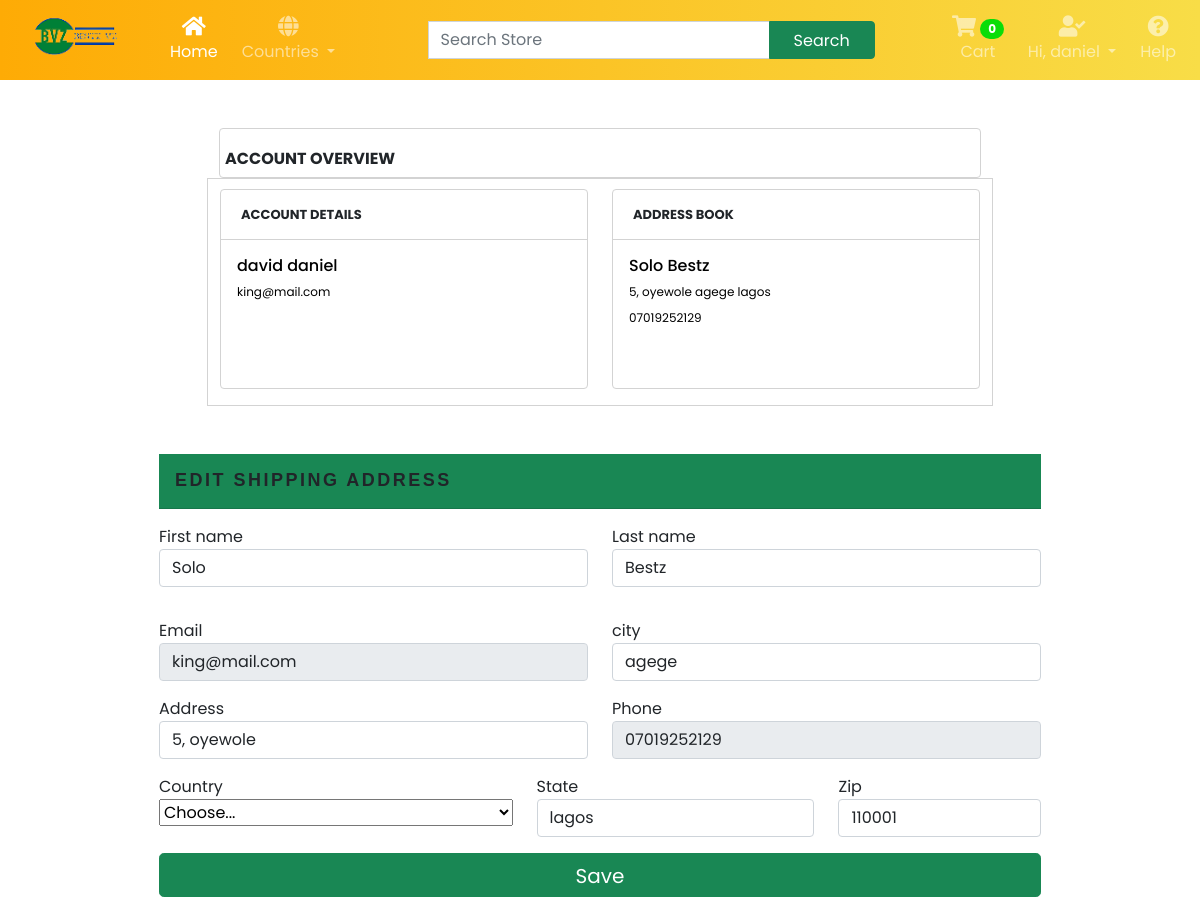
Page /account/ (signed in) on the earlier database version.
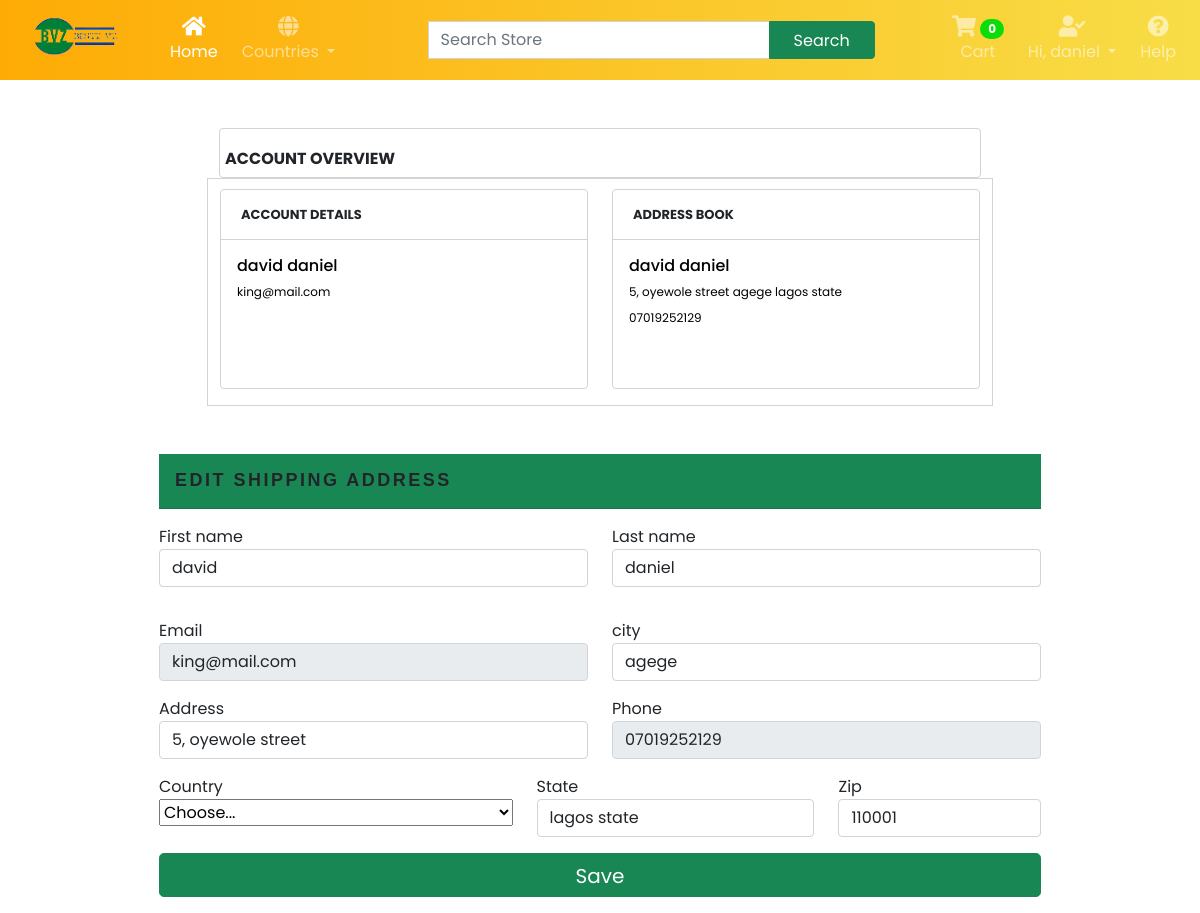
Same page on the later database version.
### account/models.py (models this page shows)
class NewUser(AbstractBaseUser, PermissionsMixin):
    STATUS = (
        ('M', 'M'),
        ('F', 'F'),
    )
    email = models.EmailField(_("Email Adress"), unique=True)
    first_name = models.CharField(max_length=150)
    last_name = models.CharField(max_length=150)
    middle_name = models.CharField(max_length=150)
    gender = models.CharField(max_length=10, choices=STATUS, null=True)
    phone_number = models.CharField(max_length=17, blank=True, null=True)
    joined_date = models.DateTimeField(default=timezone.now)
    is_staff = models.BooleanField(default = False)
    is_active = models.BooleanField(default=False)
    objects = CustomAccountManager()
    USERNAME_FIELD = "email"
    REQUIRED_FIELDS = ['first_name', 'last_name', 'middle_name', 'gender']
    def __str__(self):
        return self.last_name

### store/models.py (models this page shows, shortened)
class ShippingAddress(models.Model):
    customer = models.ForeignKey(Customer, on_delete=models.SET_NULL, null=True)
    order = models.ForeignKey(Order, on_delete=models.SET_NULL, null=True)
    first_name = models.CharField(max_length=150, null=True)
    last_name = models.CharField(max_length=150, null=True)
    address = models.CharField(max_length=200, null=False)
    city = models.CharField(max_length=200, null=False)
    state = models.CharField(max_length=200, null=False)
    country = models.CharField(max_length=200, null=True)
    zipcode = models.CharField(max_length=200, null=False)
    date_added = models.DateTimeField(auto_now_add=True)

### account/views.py (the view)
# urls.py: path("account/", views.my_account, name="my_account"),
def my_account(request):
    customer = request.user.customer
    try:
        shipping = ShippingAddress.objects.get(customer=customer)
    except:
        shipping = {}
    update_shipping_address(request, shipping)
    account = NewUser.objects.get(id = request.user.id)
    return render(request, "account/my_account.html",{"account": account, "shipping": shipping})

### account/context_processors.py (called while the page is built)
def users(request):
    if request.user.is_authenticated:
        username = NewUser.objects.get(last_name=request.user)
        last_name = username.last_name
    else:
        last_name = "Account"
        pass
    return {'last_name': last_name}

### account/views.py (called while the page is built)
def update_shipping_address(request, shipping):
    if request.method == "POST":
        firstname = request.POST.get("firstname")
        lastname = request.POST.get("lastname")
        city = request.POST.get("city")
        address = request.POST.get('address')
        country = request.POST.get("country")
        state = request.POST.get("state")
        zipcode = request.POST.get("zip")
        shipping.first_name = firstname
        shipping.last_name = lastname
        shipping.city = city
        shipping.address = address
        shipping.country = country
        shipping.state = state
        shipping.zipcode = zipcode
        shipping.save()

### store/context_processors.py (called while the page is built, shortened)
def total_cart_items(request):
    if request.user.is_authenticated:
        customer = request.user.customer
        order, created = Order.objects.get_or_create(customer=customer, complete=False)
        items = order.orderitem_set.all()
        if order:
            orderitems = OrderItem.objects.filter(order=order)
            qty = sum([item.quantity for item in orderitems])
            cart_total = sum([item.get_total for item in orderitems])
        else:
            qty = 0
            cart_total = 0
    return {'qty': qty, 'cart_total': cart_total, 'items': items}

### templates/account/my_account.html (shortened to what this page needs)
{% extends 'main.html' %}
{% load static %}
{% block content %}
<div class="d-flex justify-content-center w-100 h-100 my-5">
    <div class="w-80 my-5`">
        <h3 style="font-size: 16px; border: 1px solid lightgrey; border-radius: 4px 4px; margin-bottom: 0; height: 50px; padding-top: 20px; padding-left:5px"><b>ACCOUNT OVERVIEW</b></h3>
        <div class="row w-90" style=" border: 1px solid lightgrey; padding-top: 10px;">
            <div class="col-md-6">
                <div class="card mb-3" style="width: 23rem; height: 200px; border: 1px solid lightgrey">
                    <div style="font-size: 13px; font-weight: bold; padding-left:20px; padding-top: 15px; border-bottom: 1px solid lightgrey; height: 50px;">ACCOUNT DETAILS </div>
                    <div class="card-body text-primary">
                        <h6 class="card-title" style="color: black">{{account.first_name}} {{account.last_name}}</h6>
                        <p class="card-text my-2" style="font-size: 12px; color: black;">{{account.email}}                                                                </p>
                    </div>
                </div>
            </div>
            <div class="col-md-6">
                <div class="card  mb-3" style="width: 23rem; height: 200px; border: 1px solid lightgrey">
                    <div style="font-size: 13px; font-weight: bold; padding-left:20px; padding-top: 15px; border-bottom: 1px solid lightgrey; height: 50px;">ADDRESS BOOK</div>
                    <div class="card-body text-primary">
                        <h6 class="card-title" style="color: black">{{shipping.first_name}} {{shipping.last_name}}</h6>
                        <p class="card-text my-2" style="font-size: 12px; color: black;">{{shipping.address}} {{shipping.city}} {{shipping.state}}</p>
                        <p class="card-text my-2" style="font-size: 12px; color: black;">{{account.phone_number}}</p>
                    </div>
                </div>
            </div>
        </div>
    </div>
</div>
<div class="d-flex justify-content-center w-100 my-3">
    <form action="" method="post">
        <div class="card-header py-3 bg-success">
            <h5 class="mb-0 text-font text-uppercase">Edit Shipping Address</h5>
        </div>
        <div class="row my-3">
          <div class="col-md-6 mb-3">
            <label for="firstName">First name</label>
            <input type="text" class="form-control" id="firstName" placeholder="" name="firstname" value="{{shipping.first_name}}" required>
          </div>
          <div class="col-md-6 mb-3">
            <label for="lastName">Last name</label>
            <input type="text" class="form-control" id="lastName" placeholder="" name="lastname" value="{{shipping.last_name}}" required>
          </div>
        </div>
        <div class="row">
            <div class="col-md-6 mb-3">
                <label for="email">Email</label>
                <input type="email" class="form-control" id="email" placeholder="you@example.com" name="email" value="{{account.email}}" disabled>
              </div>
            <div class="col-md-6 mb-3">
              <label for="lastName">city</label>
              <input type="text" class="form-control" id="lastName" placeholder="" name="city" value="{{shipping.city}}" required>
            </div>
        </div>
        <div class="row">
            <div class="col-md-6 mb-3">
                <label for="address">Address</label>
                <input type="text" class="form-control" id="address" placeholder="1234 Main St" name="address" value="{{shipping.address}}" required>
            </div>
            <div class="col-md-6 mb-3">
                <label for="registerRepeatPassword">Phone</label>
                <input type="tel" name="phone" id="registerRepeatPassword" value="{{account.phone_number}}" class="form-control" disabled />
            </div>
        </div>
        <div class="row">
          <div class="col-md-5 mb-3">
            <label for="country">Country</label>
            <select class="custom-select d-block w-100" id="country" name="country" required>
                <option value="">Choose...</option>
            </select>
          </div>
          <div class="col-md-4 mb-3">
            <label for="state">State</label>
            <input type="text" id="form11Example5" name="state" value="{{shipping.state}}" class="form-control" required>
          </div>
          <div class="col-md-3 mb-3">
            <label for="zip">Zip</label>
            <input type="text" class="form-control" id="zip" placeholder="" name="zip" value="{{shipping.zipcode}}" required>
          </div>
        </div>
        <button class="btn btn-success btn-lg btn-block w-100" type="submit">Save</button>
    </form>
{% endblock content%}

### templates/main.html (shortened to what this page needs)
{% load static %}
{% load humanize %}
<!DOCTYPE html>
<html lang="en">
<head>
    <link href="https://cdn.jsdelivr.net/npm/bootstrap@5.0.2/dist/css/bootstrap.min.css" rel="stylesheet">
    <link rel="stylesheet" href="https://cdnjs.cloudflare.com/ajax/libs/OwlCarousel2/2.3.4/assets/owl.carousel.min.css">
    <link rel="stylesheet" href="https://cdnjs.cloudflare.com/ajax/libs/OwlCarousel2/2.3.4/assets/owl.theme.default.min.css" />
    <link href="https://cdnjs.cloudflare.com/ajax/libs/font-awesome/5.15.4/css/all.min.css" rel="stylesheet">
    <link rel="stylesheet" href="{% static 'styles/main.css' %}">
    <link rel="stylesheet" href="{% static 'styles/store/store.css' %}">
    <link rel="stylesheet" href="{% static 'styles/store/cart.css' %}">
    <link rel="stylesheet" href="{% static 'styles/store/checkout.css' %}">
    <link rel="stylesheet" href="{% static 'styles/store/productview.css' %}">
</head>
<body>
<nav class="navbar navbar-expand-lg navbar-dark gradient-custom">
    <div class="container-fluid">
      <a class="navbar-brand" href="#"><img id="logoimg" src="{% static 'images/logo.png' %}" alt=""></a>
      <div class="collapse navbar-collapse" id="navbarSupportedContent">
        <ul class="navbar-nav me-auto d-flex flex-row mt-3 mt-lg-0">
          <li class="nav-item text-center mx-2 mx-lg-1">
            <a class="nav-link active" aria-current="page" href="{% url 'store' %}">
              <div>
                <i class="fas fa-home fa-lg mb-1"></i>
              </div>
              Home
            </a>
          </li>
          <li class="nav-item dropdown text-center mx-2 mx-lg-1">
            <a class="nav-link dropdown-toggle" href="#" id="navbarDropdown" role="button" data-bs-toggle="dropdown" aria-haspopup="true" aria-expanded="false">
              <div>
                <i id='icon' class="fas fa-globe fa-lg mb-1"></i>
              </div>
              Countries
            </a>
          </li>
        </ul>
        <form class="d-flex input-group w-auto ms-lg-3 my-3 my-lg-0">
            <input type="search" class="form-control" placeholder="Search Store" aria-label="Search" />
            <button class="btn btn-outline-white btn-success" type="button" data-mdb-ripple-color="dark">
              Search
            </button>
          </form>
        <ul class="navbar-nav ms-auto d-flex flex-row mt-3 mt-lg-0">
          <li class="nav-item text-center mx-2 mx-lg-1">
            <a class="nav-link" href="{% url 'cart' %}">
              <div>
                <i id='icon' class="fa fa-shopping-cart fa-lg mb-1"></i>
                <span class="badge rounded-pill badge-notification cart-qty" id="badge">{{qty}}</span>
              </div>
              Cart
            </a>
          </li>
          {% if user.is_authenticated %}
            <li class="nav-item dropdown text-center mx-2 mx-lg-1">
              <a class="nav-link dropdown-toggle" href="#" id="navbarDropdown" role="button" data-bs-toggle="dropdown" aria-expanded="false">
                <div>
                  <i id='icon' class="fa fa-user-check fa-lg mb-1"></i>
                 </div>
                 Hi, {{last_name}}
              </a>
            </li>
          {% endif %}
          <li class="nav-item text-center mx-2 mx-lg-1">
            <a class="nav-link" href="{% url 'cart' %}">
              <div>
                <i id='icon' class="fa fa-question-circle fa-lg mb-1"></i>
              </div>
              Help
            </a>
          </li>
        </ul>
      </div>
    </div>
</nav>
    <div class="w-100 ">
      {% block content %}{% endblock content %}
</body>
</html>

### static/styles/main.css (style rules this page uses)
.btn { padding: .45rem 1.5rem .35rem; }
#logoimg { width: 130px; height: 50px; }
#badge { background: #0add08; }
.gradient-custom { background: orange; background: -webkit-linear-gradient(to right, rgb(254, 171, 5), rgb(248, 221, 71)); background: linear-gradient(to right, rgb(254, 171, 5), rgb(248, 221, 71)) }
::placeholder { color: white; opacity: 1; }

### static/styles/store/store.css (style rules this page uses)
* { font-family: 'Poppins', sans-serif; }

### static/styles/store/checkout.css (style rules this page uses)
.text-font { font-family: futura-pt,Tahoma,Geneva,Verdana,Arial,sans-serif; font-weight: 700; letter-spacing: .156rem; font-size: 1.125rem; }

### static/styles/store/productview.css (style rules this page uses)
.card-title { margin-bottom: 0; }

Differences in the rows shown:
removed ShippingAddress: first_name "Solo", last_name "Bestz", address "5, oyewole", city "agege", state "lagos", firstname "Solo", lastname "Bestz", zip "110001"
added ShippingAddress: first_name "david", last_name "daniel", address "5, oyewole street", city "agege", state "lagos state", firstname "david", lastname "daniel", zip "110001"
